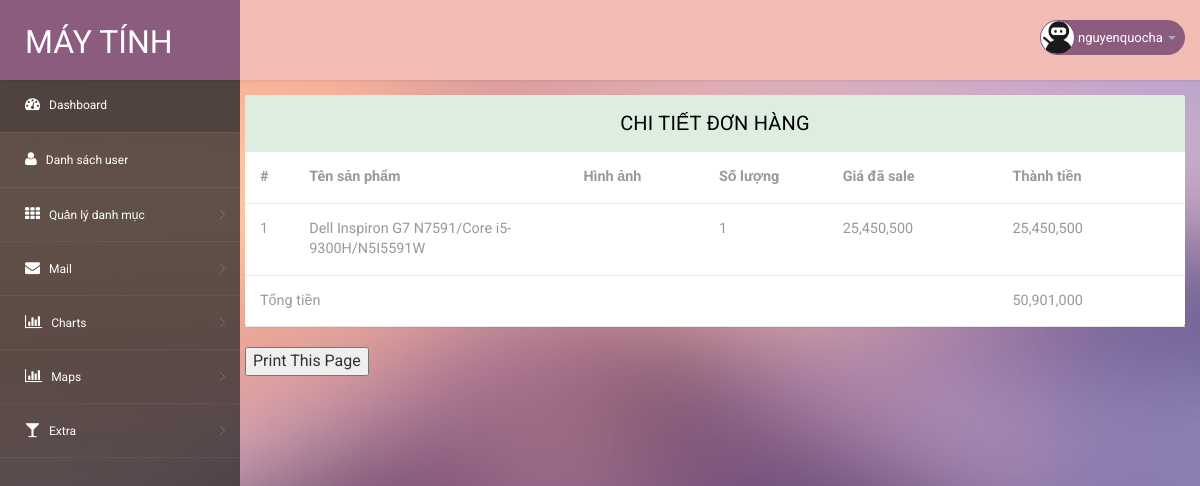
The page /admin/admin.php?module=chitietdonhang&id=49 on the database its author committed.
### tables this page shows
CREATE TABLE `tbl_oderdetail` (
  `id` int(11) NOT NULL,
  `oder_id` int(11) DEFAULT NULL,
  `id_sp` int(11) DEFAULT NULL,
  `name_sp` varchar(255) DEFAULT NULL,
  `sl` int(11) DEFAULT NULL,
  `gia_sp` int(100) DEFAULT NULL,
  `dateOder` datetime DEFAULT NULL,
  `tong_tien` float(255,0) DEFAULT NULL
);

### admin/modules/chitietdonhang.php (the view)
<?php
$id=$_GET['id'];
$sqlSelect ="SELECT * FROM tbl_oderdetail WHERE oder_id=$id ";
$result = mysqli_query($conn,$sqlSelect);
$rs=mysqli_num_rows($result);
?>
<section class="wrapper" style="margin-left: -10px; width: auto; height: auto;">
  <div class="" style="height: auto;width: auto;">
   <div class="panel panel-default">
    <div class="panel-heading">
     Chi tiết đơn hàng
   </div>
   <div>
    <table width="1435" class="table table-hover" style="width: inherit;">
      <tr>
        <th width="61">#</th>
        <th width="415">Tên sản phẩm</th>
        <th width="218">Hình ảnh</th>
        <th width="184">Số lượng</th>
        <th width="246">Giá đã sale</th>
        <th width="283">Thành tiền</th>
      </tr>
      <?php
      $i=0;
      if($rs!=0){
      while ($row = mysqli_fetch_assoc($result)) {
        $i++;
        $totals=0;
        ?>
        <tr>
          <td><?= $i ?></td>
          <td>
            <?= $row["name_sp"]?>
          </td>
          <td style="align-items: center;">
          <img style="margin-left: -30px;" src="upload/imgproduct/<?php echo $value["img1"] ?>" width="70" alt="" /></td>
          <td>
            <?= $row["sl"]?>
          </td>
          <td style="overflow: hidden;">
            <?php $price=$row['gia_sp'];
            echo number_format($price); ?>
          </td>
          <td>
            <?php
            $thanhtien=$row['tong_tien'];
            echo number_format($thanhtien);
            $totals=$thanhtien+$thanhtien;
             ?>
          </td>
        </tr>
        <?php }?>
        <tr>
          <td colspan="5">Tổng tiền</td>
          <td><?php echo number_format($totals); ?></td>
        </tr>
        <?php }else {
          echo "Lỗi nhập liệu!";
        } ?>
      </table>
    </div>
  </div>
</div>
<input type="button" id="print_button" value="Print This Page" onclick="window.print() "/>
</section>

### admin/css/style.css (style rules this page uses)
html, body { font-family: 'Roboto', sans-serif; font-size: 100%; overflow-x: hidden; background: url(../images/bg.jpg) no-repeat 0px 0px; background-size:cover; }
.wrapper { display:inline-block; margin-top:80px; padding:15px; width:100%; }
.panel-heading { position: relative; height: 57px; line-height: 57px; letter-spacing: 0.2px; color: #000; font-size: 18px; font-weight: 400; padding: 0 16px; background:#ddede0; border-top-right-radius: 2px; border-top-left-radius: 2px; text-transform: uppercase; text-align: center; }
.panel { border: none ! important; }
.table>tbody>tr>td, .table>tbody>tr>th, .table>tfoot>tr>td, .table>tfoot>tr>th, .table>thead>tr>td, .table>thead>tr>th { border-bottom: 1px solid #e9e9e9 ! important; }
.table > thead > tr > th, .table > tbody > tr > th, .table > tfoot > tr > th, .table > thead > tr > td, .table > tbody > tr > td, .table > tfoot > tr > td { border-top: none !important; }
.table td, .table>tbody>tr>td, .table>tbody>tr>th, .table>tfoot>tr>td, .table>tfoot>tr>th, .table>thead>tr>td, .table>thead>tr>th { padding: 15px!important; }
.table > thead > tr > th, .table > tbody > tr > th, .table > tfoot > tr > th, .table > thead > tr > td, .table > tbody > tr > td, .table > tfoot > tr > td { font-size: 0.9em; color: #999; border-top: none !important; }
.panel-default>.panel-heading { color: #000000 ! important; background-color: #ddede0 ! important; border-color: #ddede0 ! important; font-size: 20px; }

### rows shown on the page
tbl_oderdetail: name_sp "Dell Inspiron G7 N7591/Core i5-9300H/N5I5591W", sl "1", gia_sp "25,450,500", tong_tien "25,450,500", tong_tien "50,901,000"

### other values the page prints
$_SESSION["username"] "nguyenquocha"
